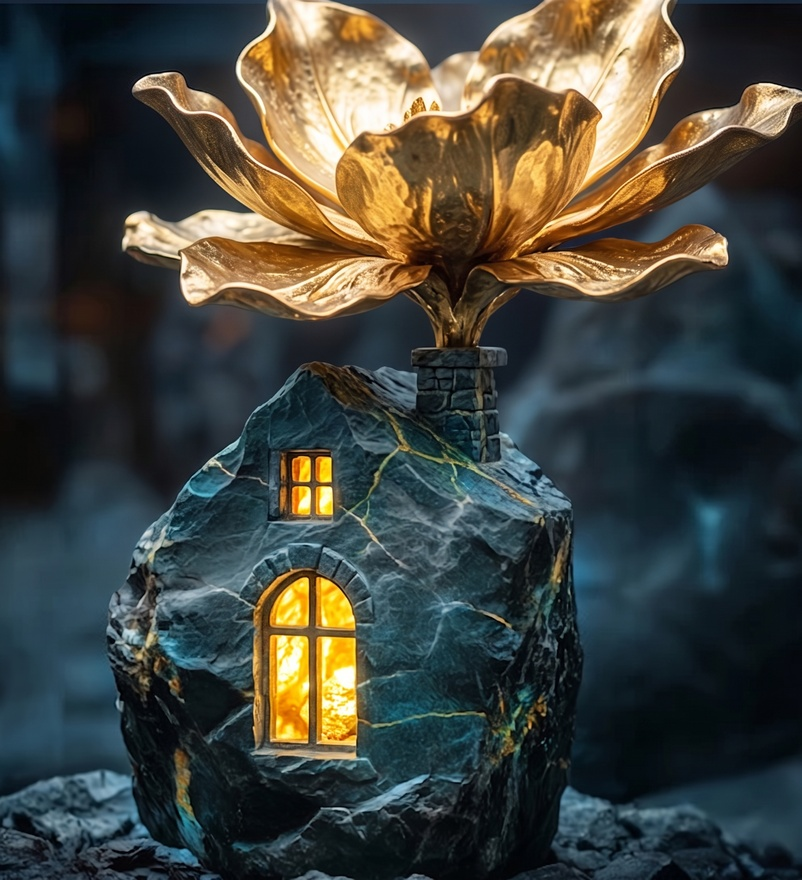
#> input picture seminar-landing-page/image_3_new.jpg, 802 x 880 px, shrunk from 1984 x 2176 before the run
$ python remove_white.py
#> lines starting #> are read from the running program, lines starting #| are printed output that depends on the picture; after the words box and inside, x2 and y2 are one past the last pixel; in counts of white or black regions, pixels touching at a corner belong together
from PIL import Image
import numpy as np

def remove_bg(input_path, output_path, threshold=220):
#> called with input_path = 'image_3_new.jpg', output_path = 'image_3_transparent.png', threshold = 230
    img = Image.open(input_path).convert("RGBA")
    data = np.array(img)

    # Calculate luminance or just check if R, G, B are all > threshold
    r, g, b, a = data.T
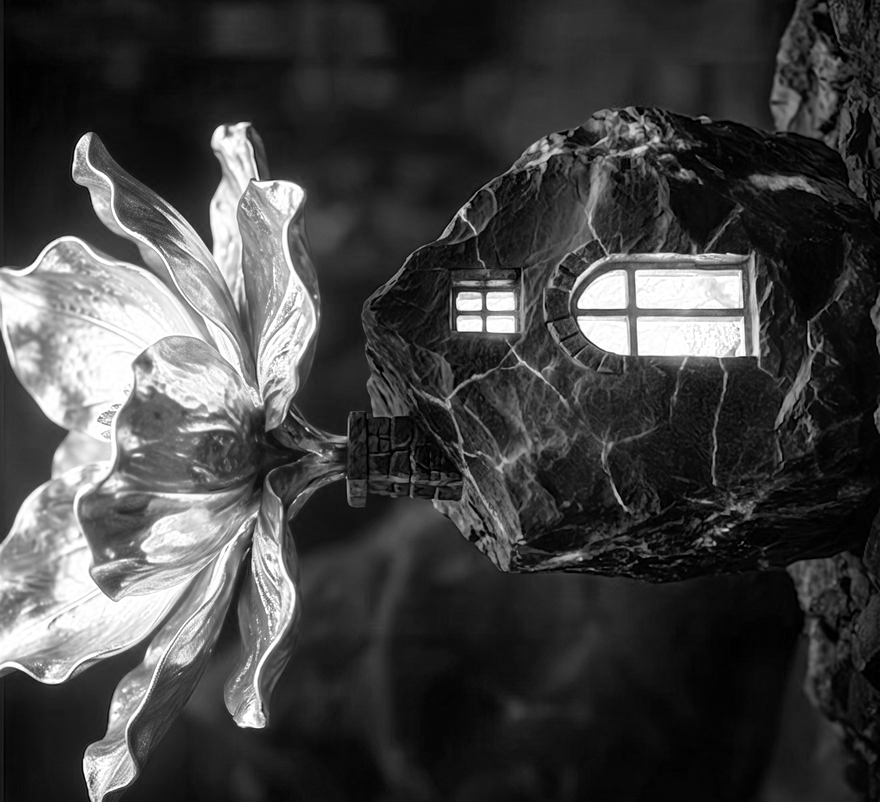
#> r: shape (802, 880); min 0, max 255, mean 65.8
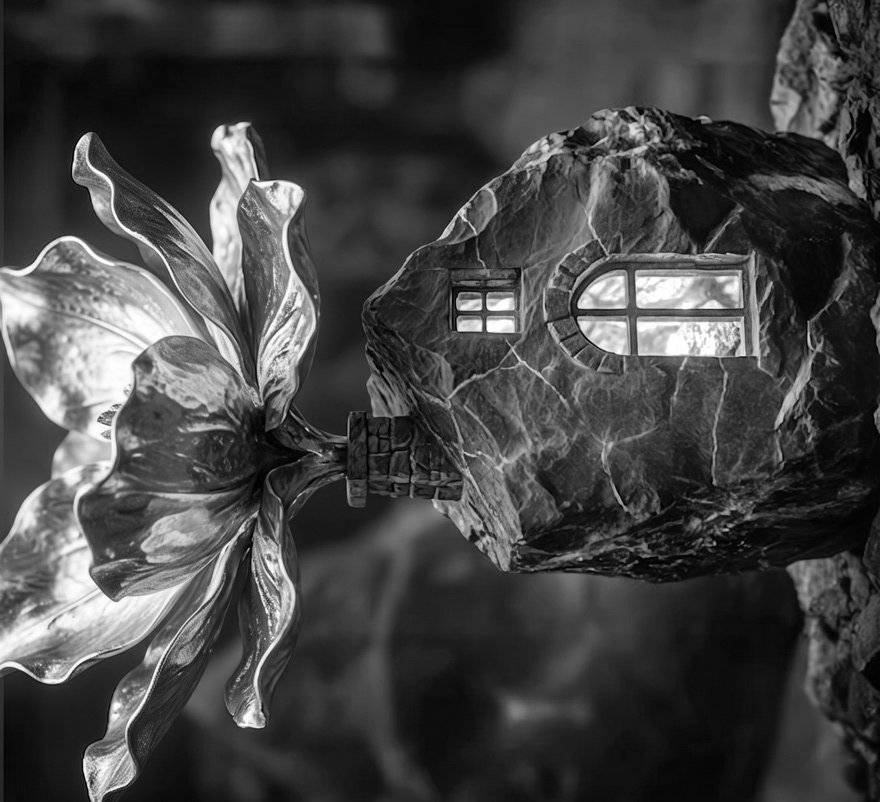
#> g: shape (802, 880); min 0, max 255, mean 68
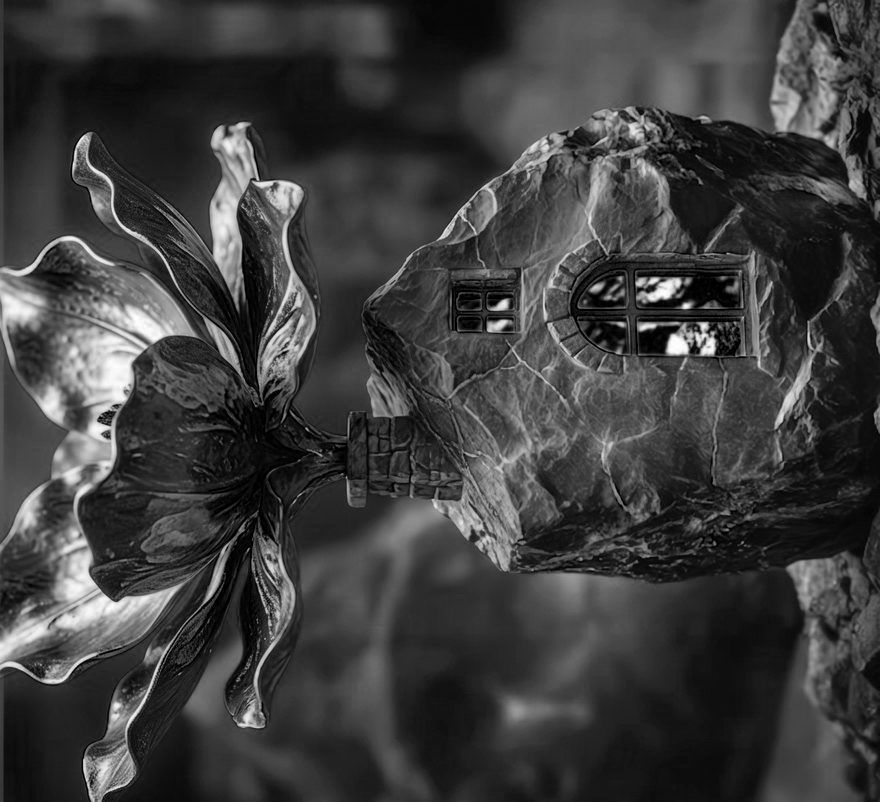
#> b: shape (802, 880); min 0, max 255, mean 61.6
#> a: shape (802, 880); every value is 255
    white_areas = (r > threshold) & (g > threshold) & (b > threshold)
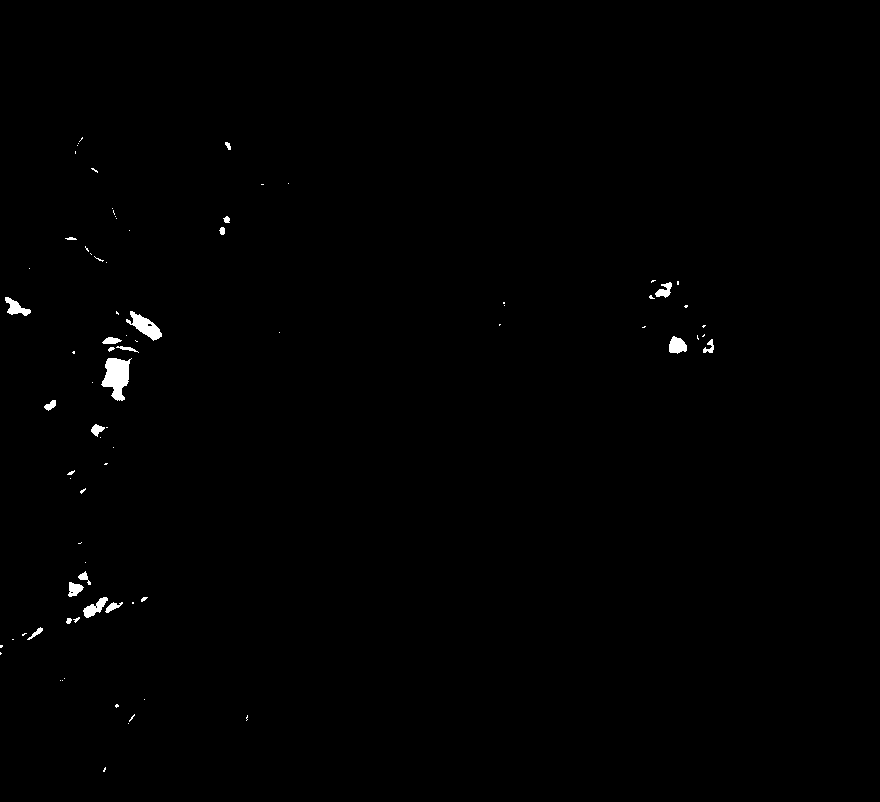
#> white_areas: shape (802, 880) bool; 0.48% white; 80 white regions (57 under 20 px), largest, box (x1, y1, x2, y2) and area: (101, 358, 132, 401) 804, (126, 311, 162, 341) 457, (83, 597, 108, 618) 237

    # Make white areas transparent
    data[..., 3][white_areas.T] = 0
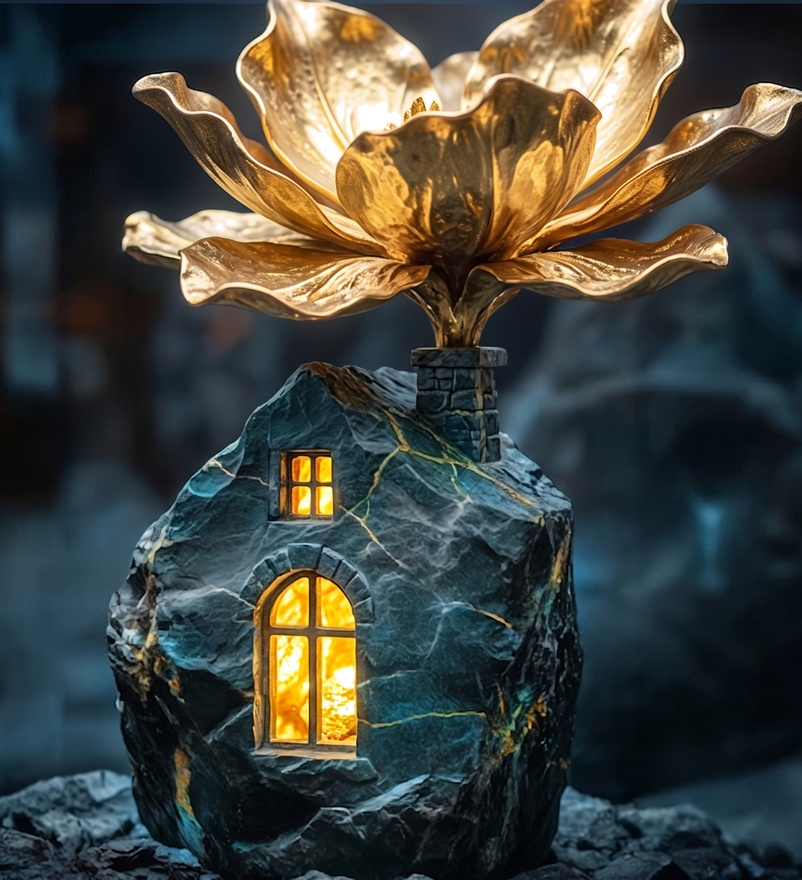
#> data: shape (880, 802, 4); mean R, G, B, A 65.8, 68, 61.6, 253.8; transparent parts drawn white

    img2 = Image.fromarray(data)
    img2.save(output_path)

remove_bg("image_3_new.jpg", "image_3_transparent.png", threshold=230)

$ run again, with seminar-landing-page/certificates_aesthetic.jpg copied over seminar-landing-page/image_3_new.jpg
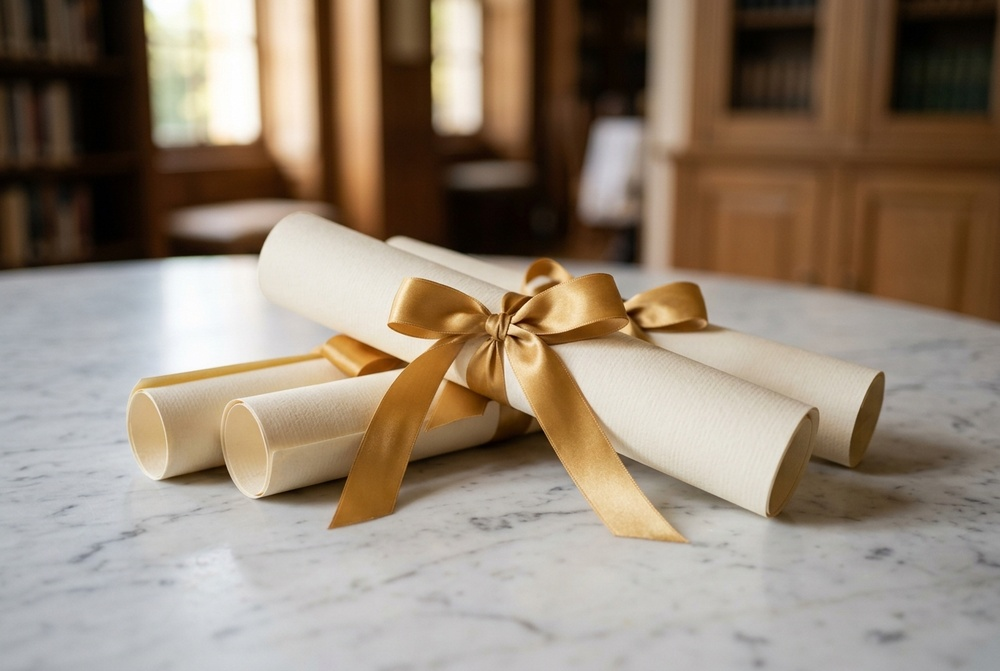
#> input picture seminar-landing-page/certificates_aesthetic.jpg, 1000 x 671 px, shrunk from 1264 x 848 before the run
#> a: shape (1000, 671); every value is 255
#> in remove_bg, `white_areas = (r > threshold) & (g > threshold) & (b > threshold)`:
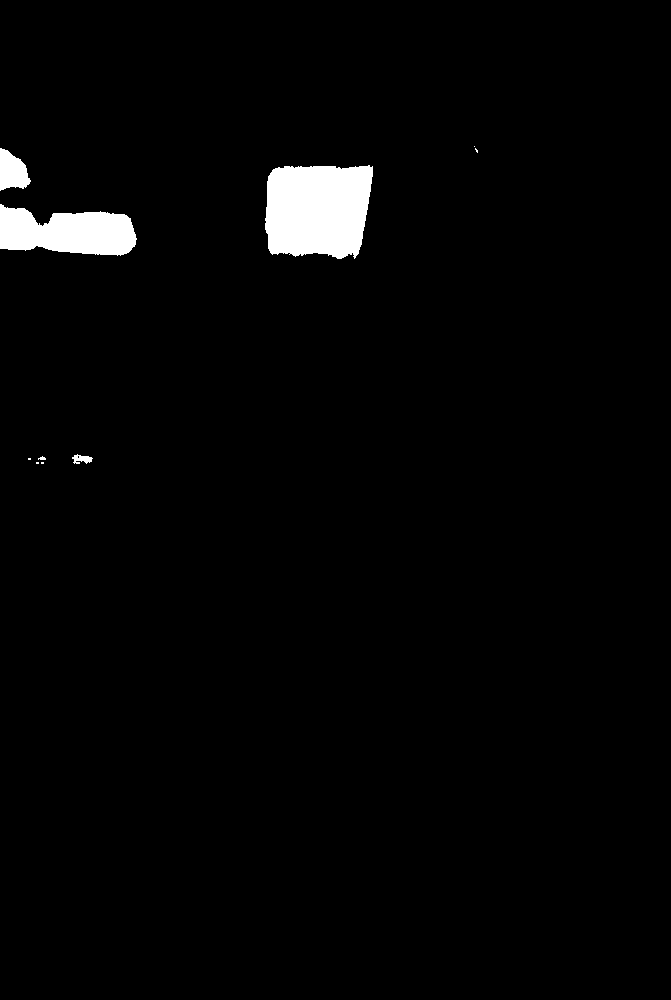
#> white_areas: shape (1000, 671) bool; 2.2% white; 10 white regions (5 under 20 px), largest, box (x1, y1, x2, y2) and area: (265, 165, 373, 259) 8785, (0, 204, 137, 256) 5147, (0, 148, 31, 191) 904, (72, 454, 93, 464) 126, (38, 456, 46, 460) 21
#> in remove_bg, `data[..., 3][white_areas.T] = 0`:
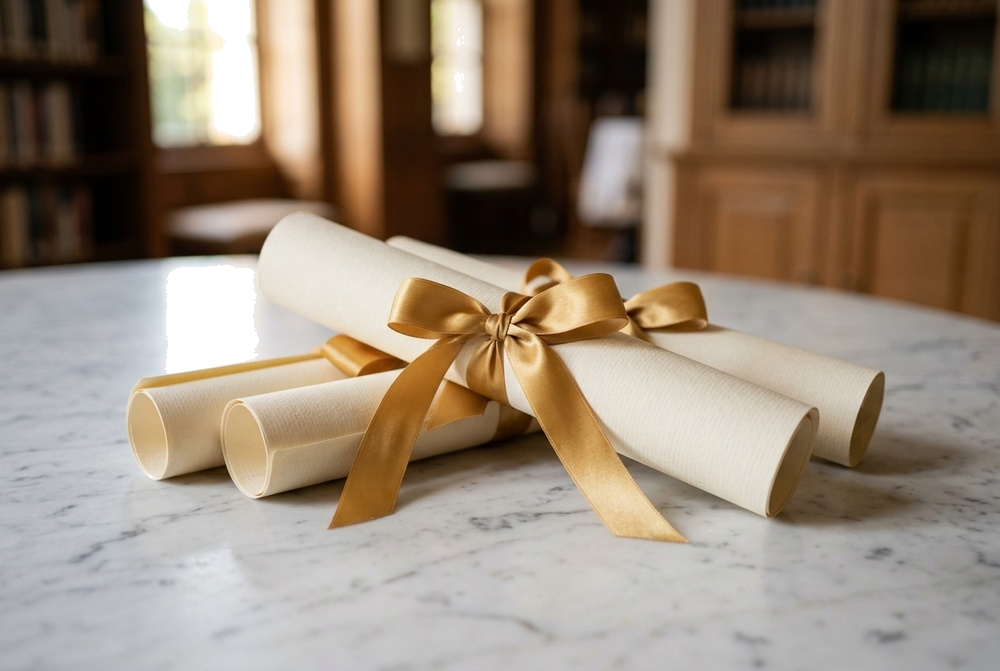
#> data: shape (671, 1000, 4); mean R, G, B, A 148.8, 133.6, 117.3, 249.3; transparent parts drawn white

$ run again, with seminar-landing-page/professional_excellence.jpg copied over seminar-landing-page/image_3_new.jpg
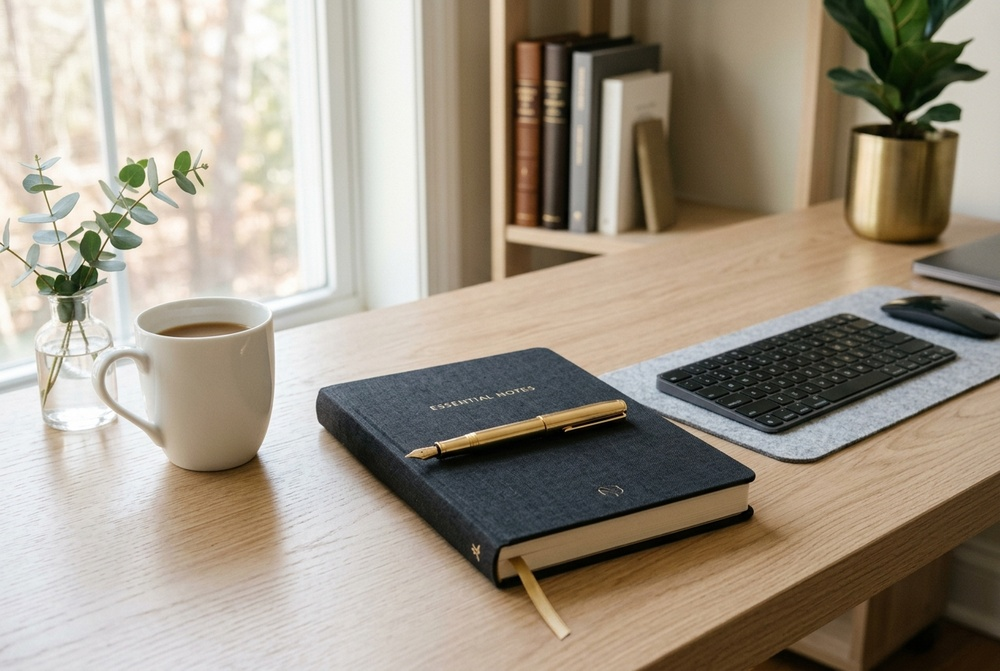
#> input picture seminar-landing-page/professional_excellence.jpg, 1000 x 671 px, shrunk from 1264 x 848 before the run
#> a: shape (1000, 671); every value is 255
#> in remove_bg, `white_areas = (r > threshold) & (g > threshold) & (b > threshold)`:
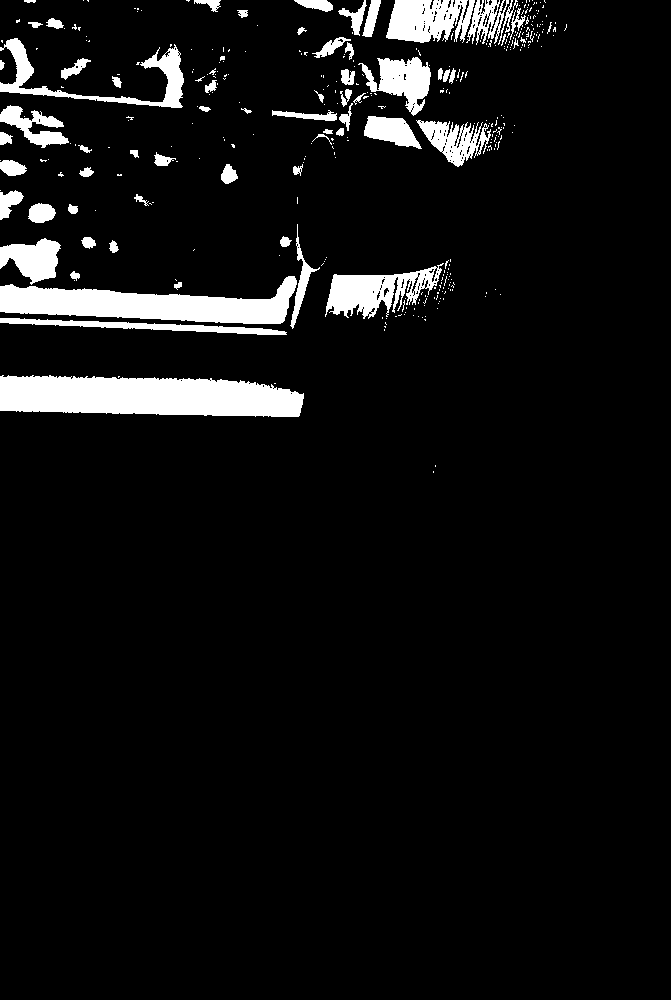
#> white_areas: shape (1000, 671) bool; 6.8% white; 369 white regions (303 under 20 px), largest, box (x1, y1, x2, y2) and area: (0, 375, 304, 417) 10432, (0, 276, 297, 324) 7726, (325, 263, 444, 319) 3156
#> in remove_bg, `data[..., 3][white_areas.T] = 0`:
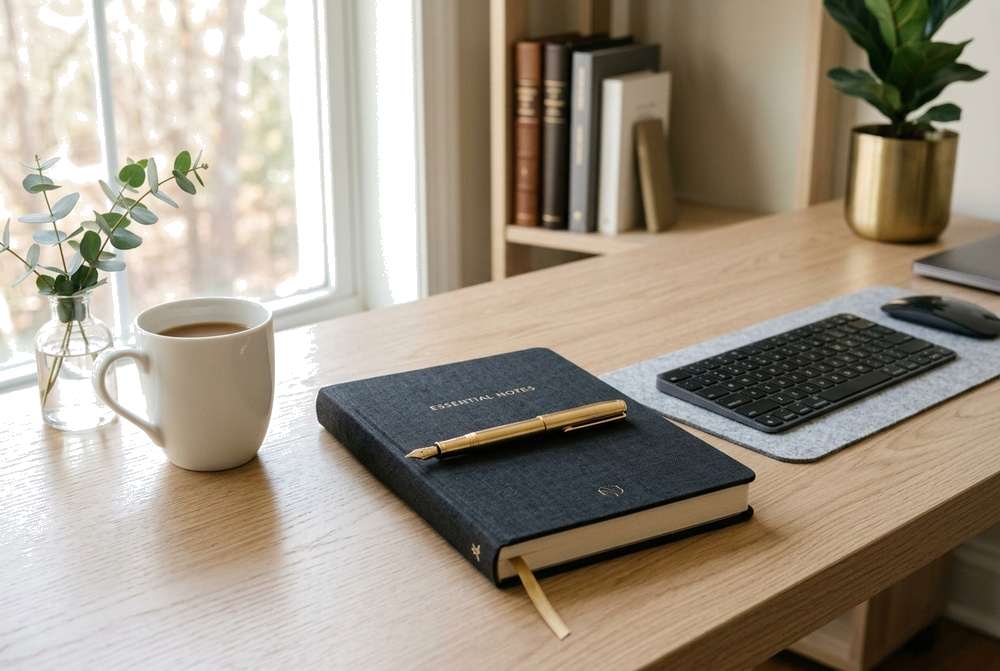
#> data: shape (671, 1000, 4); mean R, G, B, A 159.4, 149.5, 134.5, 237.8; transparent parts drawn white
